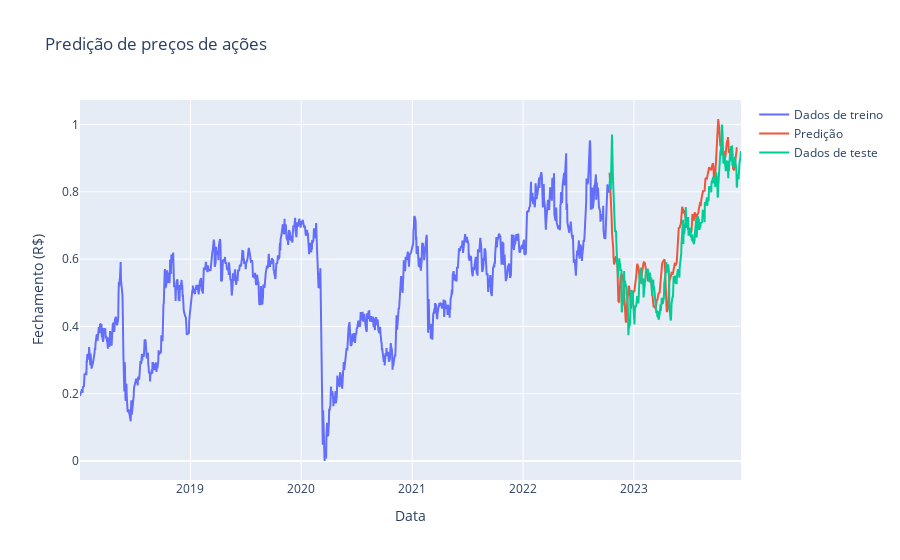

Notebook code for this chart:
### Code cell
fig = go.Figure(data=[trace_1, trace_2, trace_3], layout=layout)
fig.show()

### Figure 1 — Plotly figure (JSON) as saved in the notebook; plotly's stock layout.template omitted (floating-point values rounded to 4 significant figures; data arrays with more than 128 entries replaced by an {"elided": "..."} marker saying what was removed)
{"data": [{"mode": "lines", "name": "Dados de treino", "type": "scatter", "x": {"elided": "1185 str values"}, "y": {"elided": "1185 float values"}}, {"mode": "lines", "name": "Predição", "type": "scatter", "x": {"elided": "297 str values"}, "y": {"elided": "287 float values"}}, {"mode": "lines", "name": "Dados de teste", "type": "scatter", "x": {"elided": "297 str values"}, "y": {"elided": "297 float values"}}], "layout": {"title": {"text": "Predição de preços de ações"}, "xaxis": {"title": {"text": "Data"}}, "yaxis": {"title": {"text": "Fechamento (R$)"}}}}
